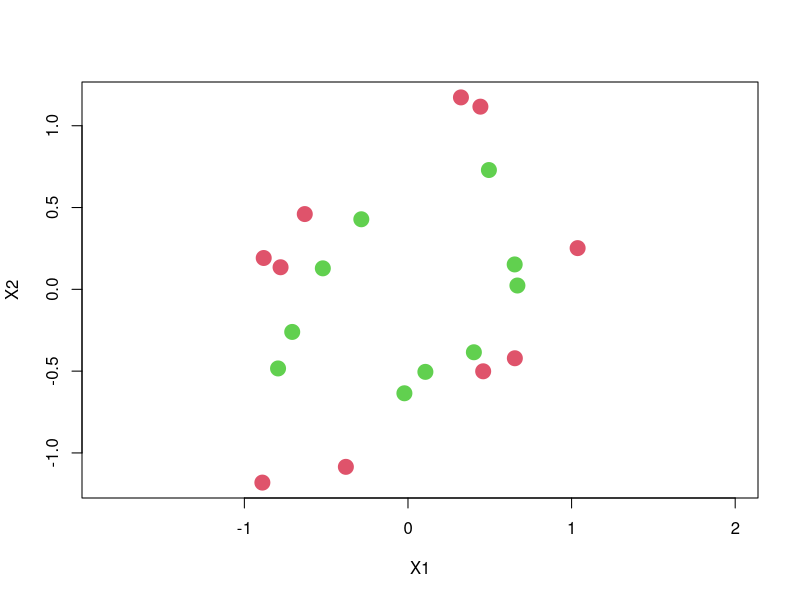
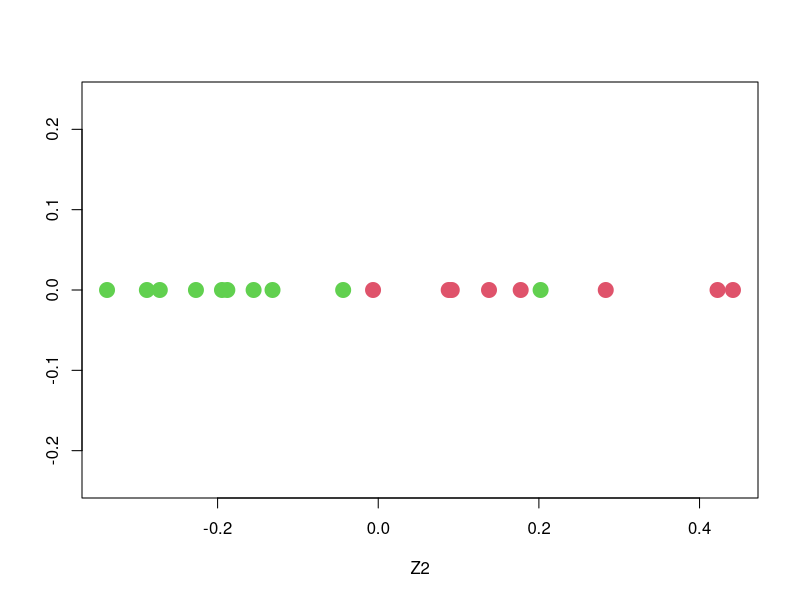
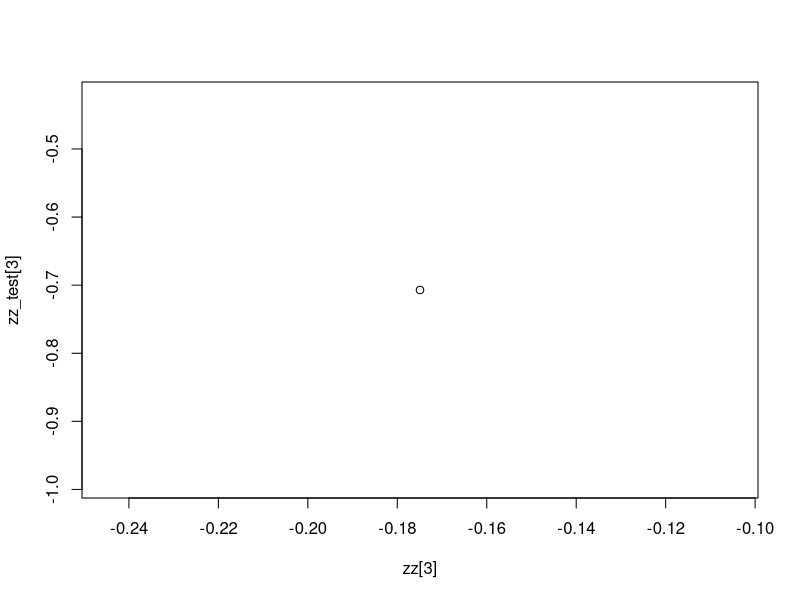

Write the R code that produced these figures, in order.
rm(list = ls())

#--- generate the data ---#
DGP_ellipse <- function(N = 50, seed = 8312){
  set.seed(seed)
  oval_fun <- function(x,a=1,b=0.5){b*sqrt(1-(x/a)^2)}
  x11 = runif(N, -1, 1)
  x12 = c(oval_fun(x11[1:(.5*N)]),-oval_fun(x11[(.5*N+1):N])) + rnorm(N, 0, 0.05)
  X = cbind(x11, x12)
  x21 = runif(N, -1.5, 1.5)
  x22 = c(oval_fun(x21[1:(.5*N)],a=1.5,b=0.75),-oval_fun(x21[(.5*N+1):N],a=1.5,b=0.75)) + rnorm(N, 0, 0.05)
  X = rbind(X, cbind(x21,x22))
  Q = eigen(matrix(c(1,-4,-4,1),2,2))$vectors
  X = X%*%Q
  y = c(rep(1,N), rep(0, N))
  d = cbind(y, X)
  return(d)
}
N = 10
d = DGP_ellipse(N)
y = d[,1]
X = d[,-1]

# visualize
plot(X, pch=20, col = y+2, xlab = "X1", ylab = "X2", asp = 1, cex = 3)
#--- generate the data OVER ---#

#--- tr_te_split ---#
id = sample(1:(2*N), N*0.2)
X_tr = X[-id, ]
X_te = X[id, ]
y_tr = y[-id]
y_te = y[id]
#--- tr_te_split OVER ---#

#### training
k_fun = function(x,y){ 
  return((sum(x*y))^2)
}

## calculate the gram matrix
n=dim(X_tr)[1]
K = matrix(0, n, n)
for(i in 1:n){
  for(j in i:n){
    K[i,j] = k_fun(X_tr[i,],X_tr[j,])
  }
}
K = K + t(K) - diag(diag(K))

## calculate the centralized gram matrix
C = matrix(1/n, n, n)
K = K-C%*%K-K%*%C+C%*%K%*%C
## eigen decomposition
res = eigen(K)
## calculate the principle components
zz = res$vectors
plot(zz[,3], rep(0,n), pch=20, col = y+2, xlab = "Z2", ylab = "", asp = 1, cex = 3)
zz[3]

#### testing
k_fun = function(x,y){ 
  return((sum(x*y))^2)
}

## calculate the gram matrix
n=dim(X_te)[1]
K = matrix(0, n, n)
for(i in 1:n){
  for(j in i:n){
    K[i,j] = k_fun(X_te[i,],X_te[j,])
  }
}
K = K + t(K) - diag(diag(K))

## calculate the centralized gram matrix
C = matrix(1/n, n, n)
K = K-C%*%K-K%*%C+C%*%K%*%C
## eigen decomposition
res = eigen(K)
## calculate the principle components
zz_test = res$vectors
zz_test[3]

plot(zz[3],zz_test[3])
